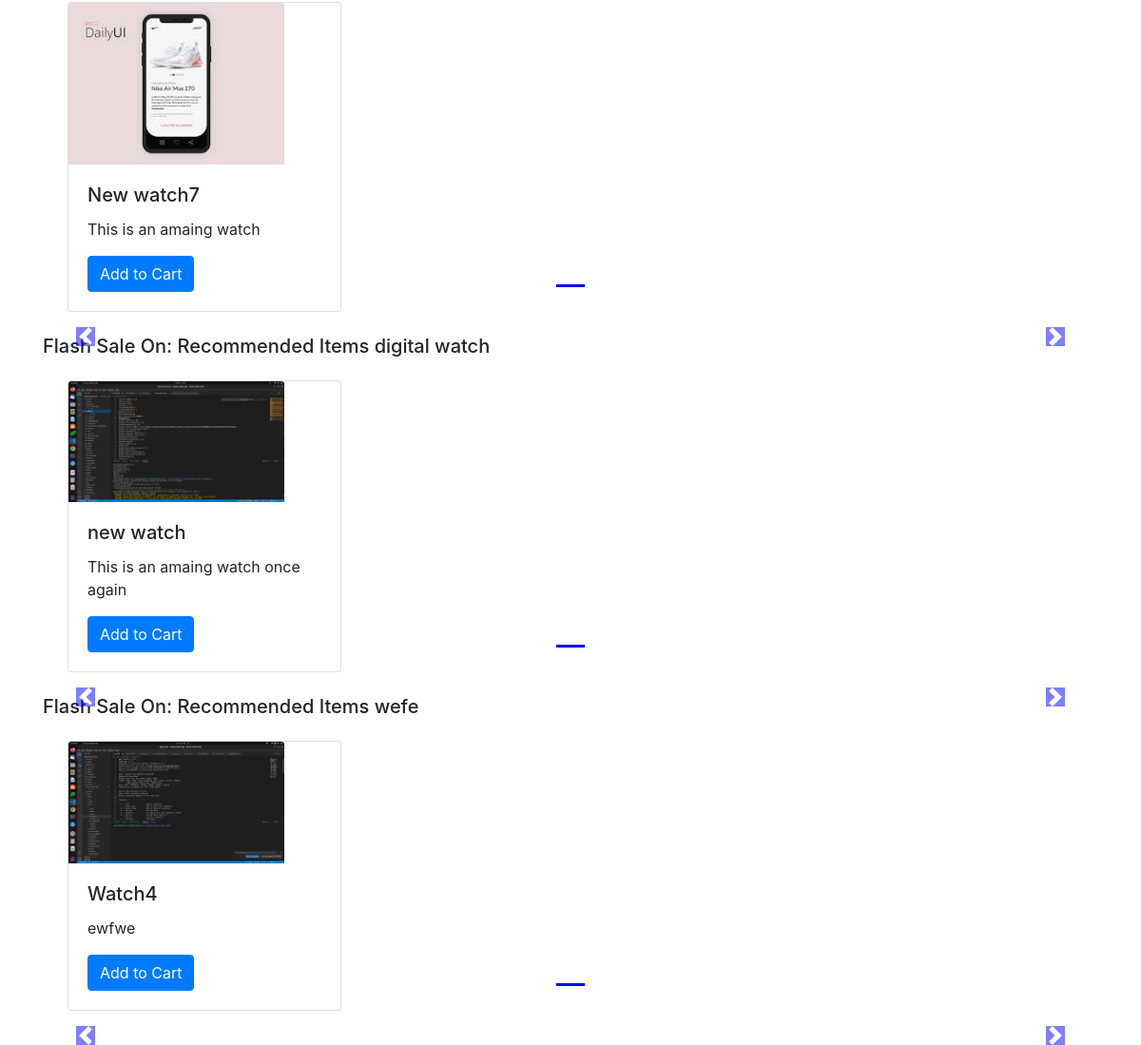
Page /shop/ (lower part) on the earlier database version.
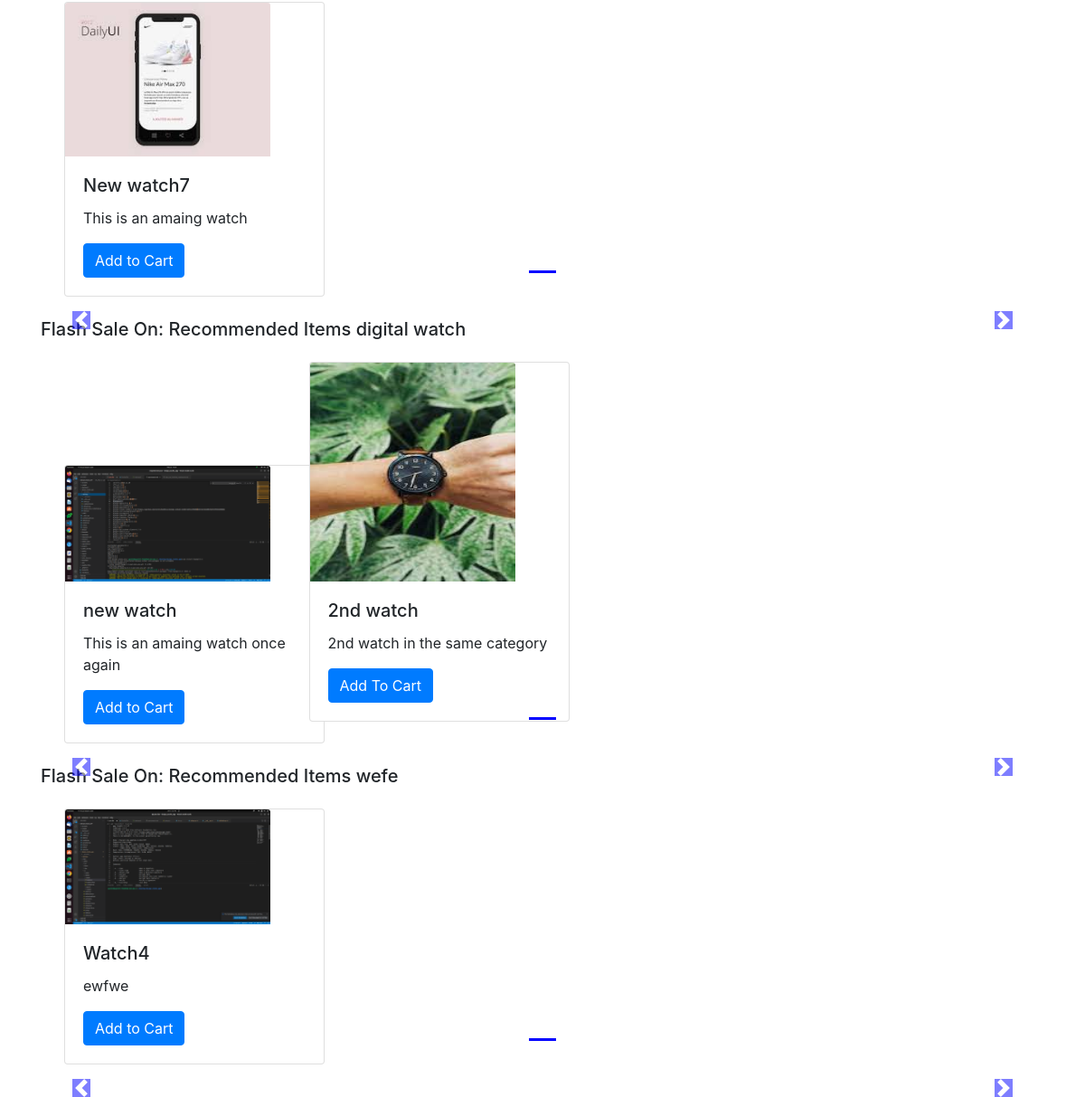
Same page on the later database version.
### shop/models.py (models this page shows, shortened)
class Product(models.Model):
    product_id = models.AutoField
    product_name = models.CharField(max_length=50)
    category = models.CharField(max_length=50,default='')
    subcategory = models.CharField(max_length=50,default='')
    price = models.IntegerField(default=0)
    desc = models.CharField(max_length=300)
    pub_date = models.DateField()
    image = models.ImageField(upload_to='shop/images',default='')

### shop/views.py (the view)
# urls.py: path('', views.index, name="ShopHome"),
def index(request):
    allProds=[]
    catProds = Product.objects.values('category','id')
    cats = {item['category'] for item in catProds}
    for cat in cats:
        prod = Product.objects.filter(category=cat)
        n = len(prod)
        nSlides = n//4 + ceil((n/4)-(n//4))
        allProds.append([prod,range(1,nSlides),nSlides])
    params={'allProds':allProds }
    return render(request, 'shop/index.html',params)

### shop/templates/shop/index.html (shortened to what this page needs)
{% extends 'shop/basic.html' %}
{% block body %}
{% load static %}
<div class="container">
    {% for product, range, nSlides in allProds %}
    <h5 class="my-4"> Flash Sale On: Recommended Items {{product.0.category}}</h5>
<div id="demo{{forloop.counter}}" class="carousel slide my-3" data-ride="carousel">
    <ul class="carousel-indicators">
      <li data-target="#demo{{forloop.counter}}" data-slide-to="0" class="active"></li>
    </ul>
    <div class="container carousel-inner no-padding">
      <div class="carousel-item active">
        <div class="col-xs-3 col-sm-3 col-md-3">
          <div class="card" style="width: 18rem;">
            <img src='/media/{{product.0.image}}' class="card-img-top" alt="...">
            <div class="card-body">
                <h5 class="card-title">{{product.0.product_name}}</h5>
                <p class="card-text">{{product.0.desc}}</p>
                <a href="#" class="btn btn-primary">Add to Cart</a>
            </div>
          </div>
       </div>
        {% for i in product|slice:"1:"%}
        <div class="col-xs-3 col-sm-3 col-md-3">
          <div class="card" style="width: 18rem;">
            <img src='/media/{{i.image}}' class="card-img-top" alt="...">
            <div class="card-body">
              <h5 class="card-title">{{i.product_name}}</h5>
              <p class="card-text">{{i.desc}}</p>
              <a href="#" class="btn btn-primary">Add To Cart</a>
            </div>
          </div>
        </div>
        {% endfor %}
    </div>
</div>
</div>
    <a class="carousel-control-prev" href="#demo{{forloop.counter}}" data-slide="prev">
        <span class="carousel-control-prev-icon"></span>
    </a>
    <a class="carousel-control-next" href="#demo{{forloop.counter}}" data-slide="next">
        <span class="carousel-control-next-icon"></span>
    </a>
    {% endfor %}
</div>
 {% endblock %}

### shop/templates/shop/basic.html (shortened to what this page needs)
<!doctype html>
<html lang="en">
  <head>
    <link rel="stylesheet" href="https://stackpath.bootstrapcdn.com/bootstrap/4.2.1/css/bootstrap.min.css">
  </head>
  <body>
  {% block body %} {% endblock %}
  </body>
</html>

Differences in the rows shown:
added Product: image (picture), product_name "2nd watch", desc "2nd watch in the same category"
